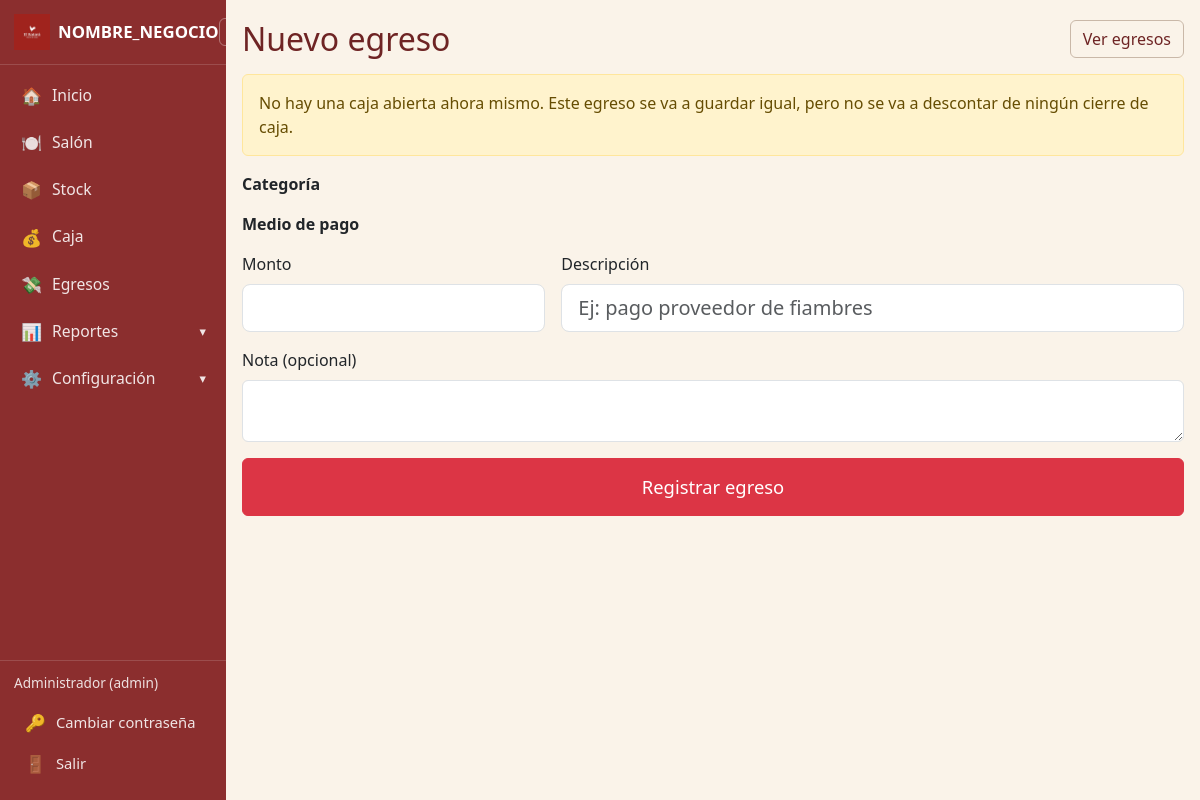
/_dev_no_subir/public_html/egresos/nuevo.php (signed in), run on an earlier commit of the app's database.
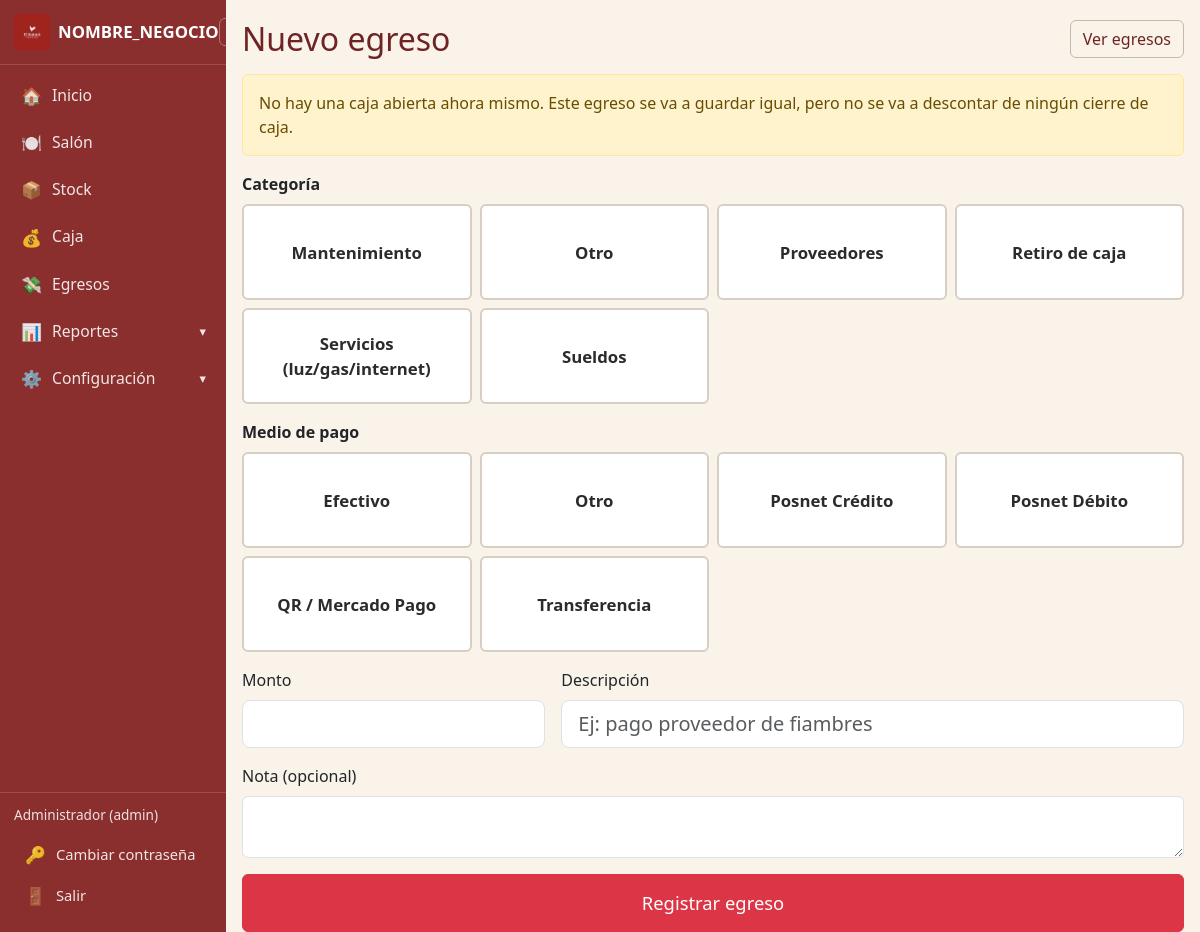
And on a later commit of the database.
### tables this page shows
CREATE TABLE IF NOT EXISTS categorias_egreso (
    id INT UNSIGNED AUTO_INCREMENT PRIMARY KEY,
    nombre VARCHAR(100) NOT NULL,
    activo TINYINT(1) NOT NULL DEFAULT 1
);

CREATE TABLE IF NOT EXISTS medios_pago (
    id INT UNSIGNED AUTO_INCREMENT PRIMARY KEY,
    nombre VARCHAR(50) NOT NULL UNIQUE,
    activo TINYINT(1) NOT NULL DEFAULT 1
);

### _dev_no_subir/includes/functions.php (called while the page is built, shortened)
<?php
function h(?string $texto): string
{
    return htmlspecialchars($texto ?? '', ENT_QUOTES, 'UTF-8');
}

### _dev_no_subir/public_html/egresos/nuevo.php (the view, shortened to what this page needs)
<?php
require_once __DIR__ . '/../../includes/functions.php';
$pdo = obtenerConexion();
$categorias = $pdo->query('SELECT * FROM categorias_egreso WHERE activo = 1 ORDER BY nombre')->fetchAll();
$mediosPago = $pdo->query('SELECT * FROM medios_pago WHERE activo = 1 ORDER BY nombre')->fetchAll();
$stmt = $pdo->query("SELECT id FROM caja_sesiones WHERE estado = 'abierta' ORDER BY id DESC LIMIT 1");
$cajaAbiertaId = $stmt->fetchColumn();
$cajaAbiertaId = $cajaAbiertaId ? (int)$cajaAbiertaId : null;
require __DIR__ . '/../../includes/header.php';
?>
<div class="d-flex justify-content-between align-items-center mb-3 flex-wrap gap-2">
  <h2 class="mb-0">Nuevo egreso</h2>
  <a href="listar.php" class="btn btn-outline-secondary">Ver egresos</a>
</div>
<?php if (!$cajaAbiertaId): ?>
  <div class="alert alert-warning">No hay una caja abierta ahora mismo. Este egreso se va a guardar igual, pero no se va a descontar de ningún cierre de caja.</div>
<?php endif; ?>
<form method="post" action="nuevo.php" class="row g-3">
  <div class="col-12">
    <label class="form-label fw-bold">Categoría</label>
    <div class="row g-2" id="grillaCategorias">
      <?php foreach ($categorias as $c): ?>
        <div class="col-6 col-md-3">
          <button type="button" class="btn producto-btn chip-egreso" data-tipo="categoria" data-id="<?= (int)$c['id'] ?>">
            <div class="fw-bold text-center"><?= h($c['nombre']) ?></div>
          </button>
        </div>
      <?php endforeach; ?>
    </div>
  </div>
  <div class="col-12">
    <label class="form-label fw-bold">Medio de pago</label>
    <div class="row g-2" id="grillaMedios">
      <?php foreach ($mediosPago as $mp): ?>
        <div class="col-6 col-md-3">
          <button type="button" class="btn producto-btn chip-egreso" data-tipo="medio" data-id="<?= (int)$mp['id'] ?>">
            <div class="fw-bold text-center"><?= h($mp['nombre']) ?></div>
          </button>
        </div>
      <?php endforeach; ?>
    </div>
  </div>
  <div class="col-md-4">
    <label class="form-label">Monto</label>
    <input type="number" step="0.01" min="0.01" name="monto" class="form-control form-control-lg" value="<?= h($_POST['monto'] ?? '') ?>" required autofocus>
  </div>
  <div class="col-md-8">
    <label class="form-label">Descripción</label>
    <input type="text" name="descripcion" class="form-control form-control-lg" placeholder="Ej: pago proveedor de fiambres" value="<?= h($_POST['descripcion'] ?? '') ?>" required>
  </div>
  <div class="col-12">
    <label class="form-label">Nota (opcional)</label>
    <textarea name="nota" class="form-control" rows="2"><?= h($_POST['nota'] ?? '') ?></textarea>
  </div>
  <div class="col-12">
    <button type="submit" class="btn btn-danger btn-lg-touch w-100">Registrar egreso</button>
  </div>
</form>
<?php require __DIR__ . '/../../includes/footer.php'; ?>

What changed in the data, as far as the page shows it:
added categorias_egreso: nombre "Mantenimiento"
added categorias_egreso: nombre "Otro"
added categorias_egreso: nombre "Proveedores"
added categorias_egreso: nombre "Retiro de caja"
added categorias_egreso: nombre "Servicios (luz/gas/internet)"
added categorias_egreso: nombre "Sueldos"
added medios_pago: nombre "Efectivo"
added medios_pago: nombre "Posnet Crédito"
added medios_pago: nombre "Posnet Débito"
added medios_pago: nombre "QR / Mercado Pago"
added medios_pago: nombre "Transferencia"
